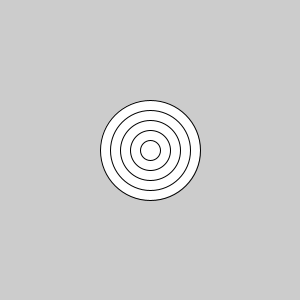
Frame 1 (no input)
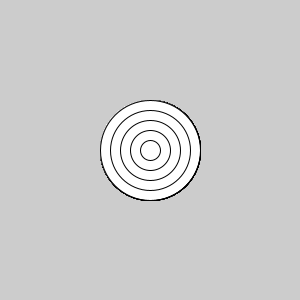
Frame 60 (the mouse pressed at the canvas centre just before this capture)
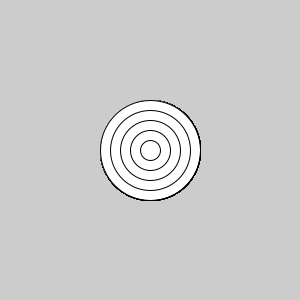
Frame 120 (the mouse held since frame 60 and released just before this capture)

The Processing sketch that drew these frames (run headless with seeded random() and noise(); from frame 60 on, the mouse is pressed at the canvas centre):

// Processing sketch: Programing1Lesson07Sample03
// ── Programing1Lesson07Sample03.pde
void setup() {
  size(300, 300);
}

void draw() {
  int xy = 100;//円の最大直径
  int lessXy = 20;//縮小していく直径
  int n = 5;//繰り返し回数
  
  //描画処理
  for(int i=0; i<n; i++) {
    ellipseMode(CENTER);
    ellipse(width/2, height/2, xy-lessXy*i, xy-lessXy*i);
  }
}
